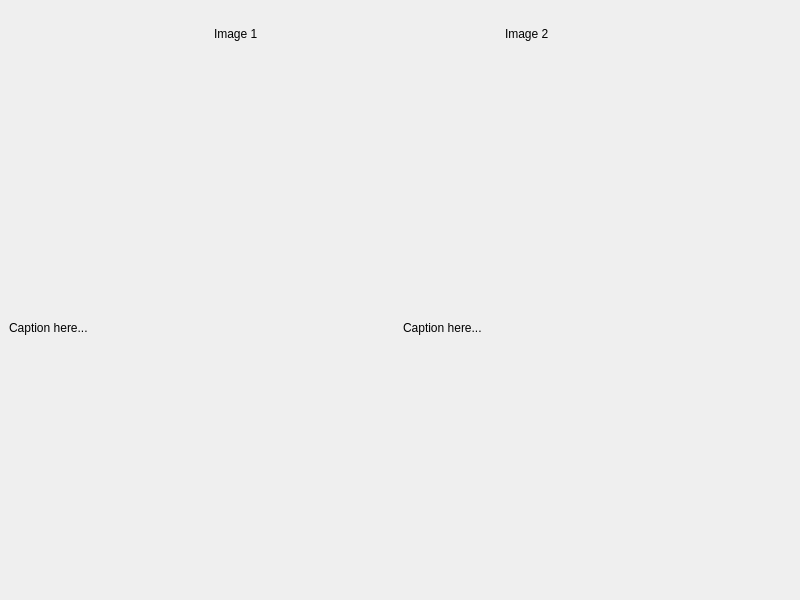
<?xml version="1.0" encoding="UTF-8"?>
<ui version="4.0">
 <class>PostPageWindow</class>
 <widget class="QMainWindow" name="PostPageWindow">
  <property name="geometry">
   <rect>
    <x>0</x>
    <y>0</y>
    <width>800</width>
    <height>600</height>
   </rect>
  </property>
   <property name="windowTitle">
    <string>Home</string>
   </property>
  <widget class="QWidget" name="centralWidget">
   <layout class="QVBoxLayout" name="verticalLayout">
    <item>
     <layout class="QGridLayout" name="gridLayout">
      <item row="0" column="0">
       <widget class="QLabel" name="imageLabel1">
        <property name="maximumSize">
         <size>
          <width>80</width>
          <height>50</height>
         </size>
        </property>
        <property name="scaledContents">
         <bool>true</bool>
        </property>
        <property name="text">
         <string>Image 1</string>
        </property>
       </widget>
      </item>
      <item row="0" column="1">
       <widget class="QLabel" name="imageLabel2">
        <property name="maximumSize">
         <size>
          <width>80</width>
          <height>50</height>
         </size>
        </property>
        <property name="scaledContents">
         <bool>true</bool>
        </property>
        <property name="text">
         <string>Image 2</string>
        </property>
       </widget>
      </item>
      <!-- Add more items for additional images as needed -->
     </layout>
    </item>
    <item>
     <layout class="QHBoxLayout" name="horizontalLayout">
      <item>
       <widget class="QLabel" name="captionLabel1">
        <property name="text">
         <string>Caption here...</string>
        </property>
       </widget>
      </item>
      <item>
       <widget class="QLabel" name="captionLabel2">
        <property name="text">
         <string>Caption here...</string>
        </property>
       </widget>
      </item>
      <!-- Add more items for additional captions as needed -->
     </layout>
    </item>
   </layout>
  </widget>
 </widget>
 <resources/>
 <connections/>
</ui>
